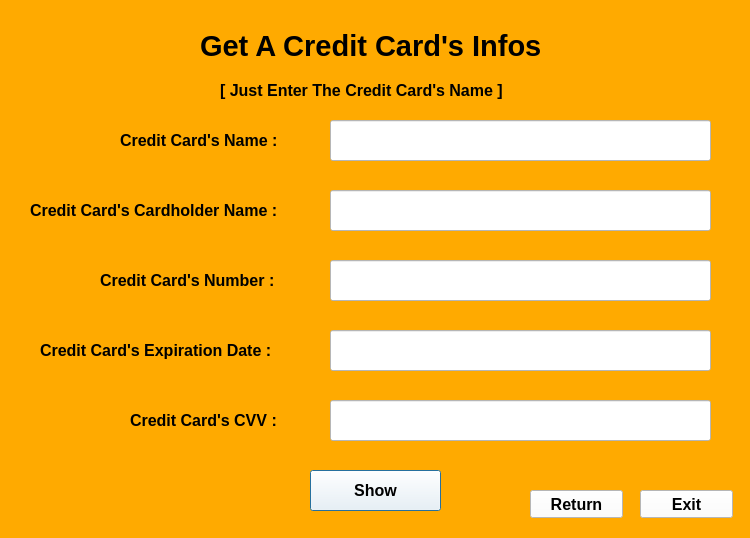
<?xml version="1.0" encoding="UTF-8"?>
<ui version="4.0">
 <class>Dialog</class>
 <widget class="QDialog" name="Dialog">
  <property name="geometry">
   <rect>
    <x>0</x>
    <y>0</y>
    <width>750</width>
    <height>538</height>
   </rect>
  </property>
  <property name="windowTitle">
   <string>Dialog</string>
  </property>
  <property name="styleSheet">
   <string notr="true">background-color: rgb(255, 170, 0);</string>
  </property>
  <widget class="QLabel" name="label_3">
   <property name="geometry">
    <rect>
     <x>30</x>
     <y>190</y>
     <width>271</width>
     <height>41</height>
    </rect>
   </property>
   <property name="font">
    <font>
     <family>MS Sans Serif</family>
     <pointsize>12</pointsize>
     <weight>75</weight>
     <bold>true</bold>
     <strikeout>false</strikeout>
    </font>
   </property>
   <property name="styleSheet">
    <string notr="true"/>
   </property>
   <property name="text">
    <string>Credit Card's Cardholder Name :</string>
   </property>
  </widget>
  <widget class="QLabel" name="label_5">
   <property name="geometry">
    <rect>
     <x>100</x>
     <y>260</y>
     <width>201</width>
     <height>41</height>
    </rect>
   </property>
   <property name="font">
    <font>
     <family>MS Sans Serif</family>
     <pointsize>12</pointsize>
     <weight>75</weight>
     <bold>true</bold>
     <strikeout>false</strikeout>
    </font>
   </property>
   <property name="text">
    <string>Credit Card's Number :</string>
   </property>
  </widget>
  <widget class="QLabel" name="label">
   <property name="geometry">
    <rect>
     <x>200</x>
     <y>10</y>
     <width>431</width>
     <height>71</height>
    </rect>
   </property>
   <property name="font">
    <font>
     <family>MS Sans Serif</family>
     <pointsize>22</pointsize>
     <weight>75</weight>
     <bold>true</bold>
     <strikeout>false</strikeout>
    </font>
   </property>
   <property name="text">
    <string>Get A Credit Card's Infos</string>
   </property>
  </widget>
  <widget class="QPushButton" name="Show">
   <property name="geometry">
    <rect>
     <x>310</x>
     <y>470</y>
     <width>131</width>
     <height>41</height>
    </rect>
   </property>
   <property name="font">
    <font>
     <family>MS Sans Serif</family>
     <pointsize>12</pointsize>
     <weight>75</weight>
     <bold>true</bold>
     <strikeout>false</strikeout>
    </font>
   </property>
   <property name="styleSheet">
    <string notr="true">background-color: rgb(255, 255, 255);</string>
   </property>
   <property name="text">
    <string>Show</string>
   </property>
  </widget>
  <widget class="QLabel" name="label_2">
   <property name="geometry">
    <rect>
     <x>120</x>
     <y>120</y>
     <width>181</width>
     <height>41</height>
    </rect>
   </property>
   <property name="font">
    <font>
     <family>MS Sans Serif</family>
     <pointsize>12</pointsize>
     <weight>75</weight>
     <bold>true</bold>
     <strikeout>false</strikeout>
    </font>
   </property>
   <property name="styleSheet">
    <string notr="true"/>
   </property>
   <property name="text">
    <string>Credit Card's Name :</string>
   </property>
  </widget>
  <widget class="QPushButton" name="ReturnButton">
   <property name="geometry">
    <rect>
     <x>530</x>
     <y>490</y>
     <width>93</width>
     <height>28</height>
    </rect>
   </property>
   <property name="font">
    <font>
     <family>MS Sans Serif</family>
     <pointsize>12</pointsize>
     <weight>75</weight>
     <bold>true</bold>
    </font>
   </property>
   <property name="styleSheet">
    <string notr="true">background-color: rgb(255, 255, 255);</string>
   </property>
   <property name="text">
    <string>Return</string>
   </property>
  </widget>
  <widget class="QLabel" name="label_4">
   <property name="geometry">
    <rect>
     <x>40</x>
     <y>330</y>
     <width>251</width>
     <height>41</height>
    </rect>
   </property>
   <property name="font">
    <font>
     <family>MS Sans Serif</family>
     <pointsize>12</pointsize>
     <weight>75</weight>
     <bold>true</bold>
     <strikeout>false</strikeout>
    </font>
   </property>
   <property name="text">
    <string>Credit Card's Expiration Date :</string>
   </property>
  </widget>
  <widget class="QPushButton" name="Exit">
   <property name="geometry">
    <rect>
     <x>640</x>
     <y>490</y>
     <width>93</width>
     <height>28</height>
    </rect>
   </property>
   <property name="font">
    <font>
     <family>MS Sans Serif</family>
     <pointsize>12</pointsize>
     <weight>75</weight>
     <bold>true</bold>
    </font>
   </property>
   <property name="styleSheet">
    <string notr="true">background-color: rgb(255, 255, 255);</string>
   </property>
   <property name="text">
    <string>Exit</string>
   </property>
  </widget>
  <widget class="QLabel" name="label_6">
   <property name="geometry">
    <rect>
     <x>220</x>
     <y>80</y>
     <width>331</width>
     <height>21</height>
    </rect>
   </property>
   <property name="font">
    <font>
     <family>MS Sans Serif</family>
     <pointsize>12</pointsize>
     <weight>75</weight>
     <bold>true</bold>
    </font>
   </property>
   <property name="text">
    <string>[ Just Enter The Credit Card's Name ]</string>
   </property>
  </widget>
  <widget class="QLineEdit" name="CreditCardNumber">
   <property name="geometry">
    <rect>
     <x>330</x>
     <y>260</y>
     <width>381</width>
     <height>41</height>
    </rect>
   </property>
   <property name="styleSheet">
    <string notr="true">background-color: rgb(255, 255, 255);</string>
   </property>
  </widget>
  <widget class="QLineEdit" name="CreditCardName">
   <property name="geometry">
    <rect>
     <x>330</x>
     <y>120</y>
     <width>381</width>
     <height>41</height>
    </rect>
   </property>
   <property name="styleSheet">
    <string notr="true">background-color: rgb(255, 255, 255);</string>
   </property>
  </widget>
  <widget class="QLineEdit" name="CreditCardholderName">
   <property name="geometry">
    <rect>
     <x>330</x>
     <y>190</y>
     <width>381</width>
     <height>41</height>
    </rect>
   </property>
   <property name="styleSheet">
    <string notr="true">background-color: rgb(255, 255, 255);</string>
   </property>
  </widget>
  <widget class="QLineEdit" name="CreditCardExpirationDate">
   <property name="geometry">
    <rect>
     <x>330</x>
     <y>330</y>
     <width>381</width>
     <height>41</height>
    </rect>
   </property>
   <property name="styleSheet">
    <string notr="true">background-color: rgb(255, 255, 255);</string>
   </property>
  </widget>
  <widget class="QLabel" name="label_7">
   <property name="geometry">
    <rect>
     <x>130</x>
     <y>400</y>
     <width>201</width>
     <height>41</height>
    </rect>
   </property>
   <property name="font">
    <font>
     <family>MS Sans Serif</family>
     <pointsize>12</pointsize>
     <weight>75</weight>
     <bold>true</bold>
     <strikeout>false</strikeout>
    </font>
   </property>
   <property name="text">
    <string>Credit Card's CVV :</string>
   </property>
  </widget>
  <widget class="QLineEdit" name="CreditCardCVV">
   <property name="geometry">
    <rect>
     <x>330</x>
     <y>400</y>
     <width>381</width>
     <height>41</height>
    </rect>
   </property>
   <property name="styleSheet">
    <string notr="true">background-color: rgb(255, 255, 255);</string>
   </property>
  </widget>
 </widget>
 <resources/>
 <connections/>
</ui>
